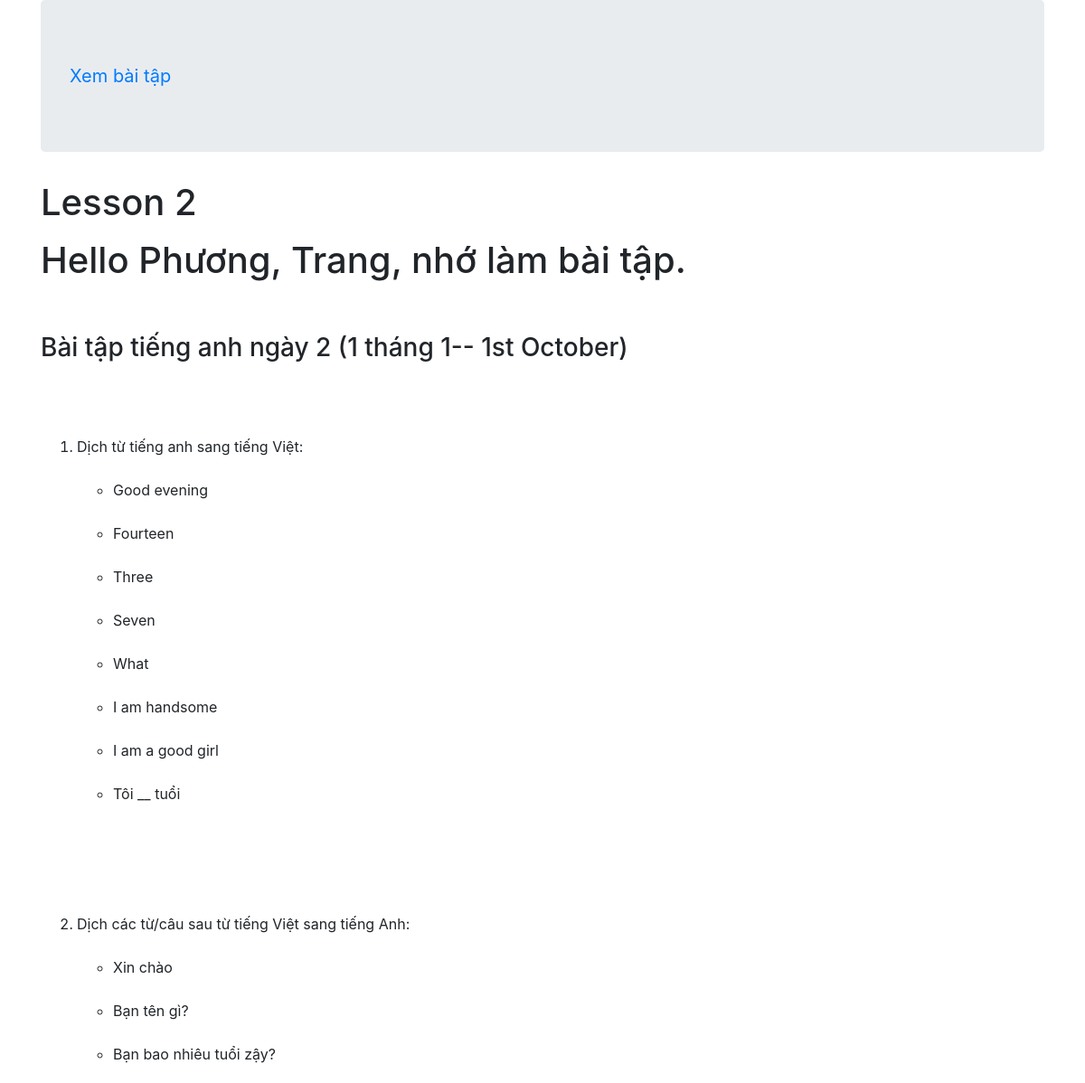
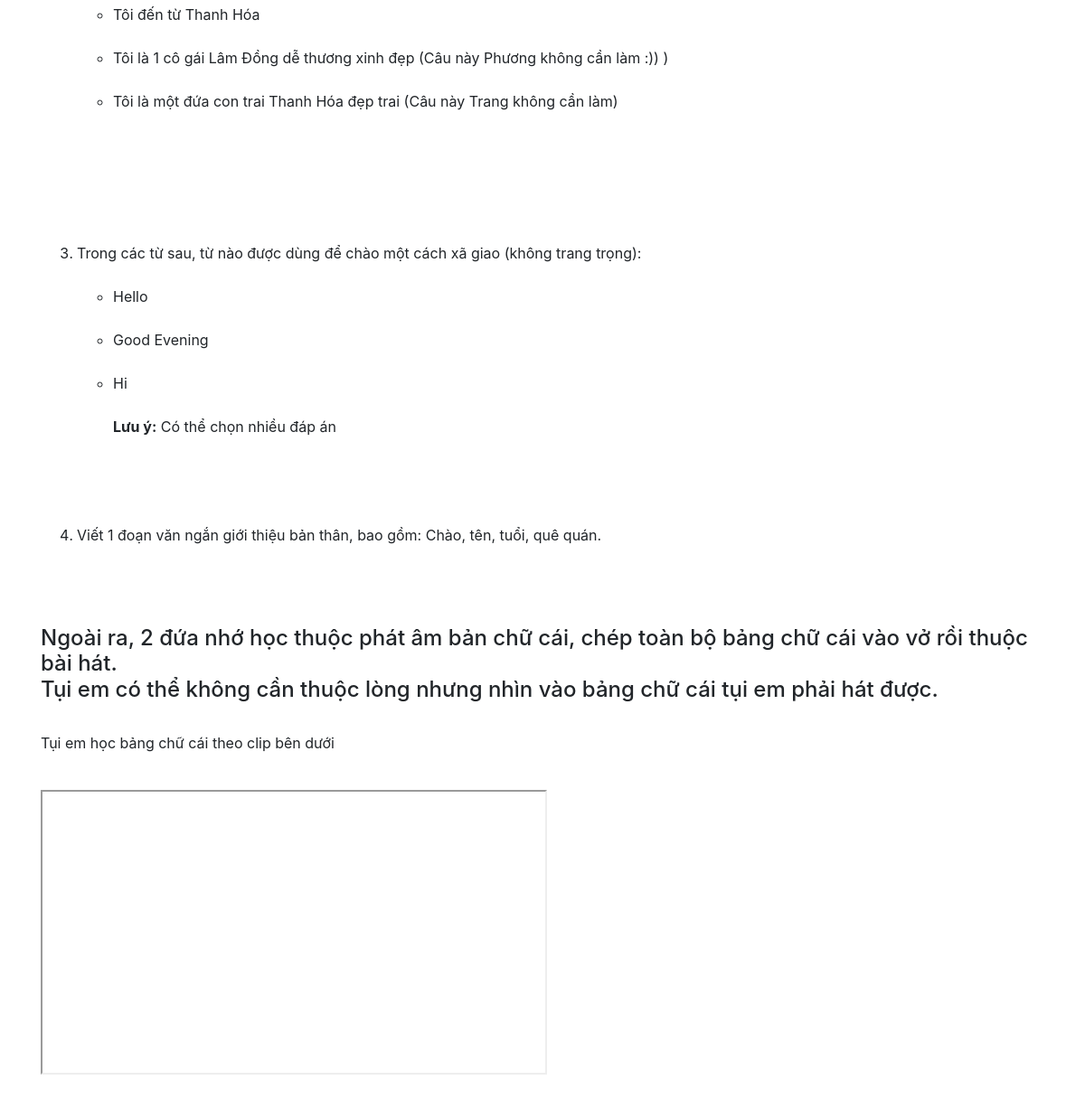
/homeworks/1/, run on the app's committed database (2 pictures, top to bottom).
### my_app/models.py (models this page shows, shortened)
class Homework(models.Model):
    lecture = models.CharField( max_length=50)
    questions = models.TextField(null = True)
    question_img = models.ImageField( upload_to='homeworks', null='True', blank = 'True')
    answers = []

### my_app/views.py (the view)
# urls.py: path('<int:pk>/', views.HomeworkDetailView.as_view(), name='detail'),
class HomeworkDetailView(DetailView):
    model = Homework

### my_app/templates/my_app/homework_detail.html (shortened to what this page needs)
{% extends 'base.html' %}
{% block Body %}
 <h1> {{homework.lecture}} </h1>
 <p> {{homework.questions|safe|linebreaksbr}} </p>
{% endblock Body %}

### data on the page
Homework: lecture "Lesson 2", questions "Hello Phương, Trang, nhớ làm bài tập. Bài tập tiếng anh ngày 2 (1 tháng 1-- 1st October) Dịch từ tiếng anh sang tiếng Việt: Good evening Fourteen Three Seven What I am handsome I am a good girl Tôi __ tuổi Dịch các từ/câu sau từ tiếng Việt sang tiếng Anh: Xin chào Bạn tên gì? Bạn bao nhiêu tuổi zậy? Tôi đến từ Thanh Hóa Tôi là 1 cô gái Lâm Đồng dễ thương xinh đẹp (Câu này Phương không cần làm :)) ) Tôi là một đứa con trai Thanh Hóa đẹp trai (Câu này Trang không cần làm) Trong các từ sau, từ nào được dùng để chào một cách xã giao (không trang trọng): Hello Good Evening Hi Lưu ý: Có thể chọn nhiều đáp án Viết 1 đoạn văn ngắn giới thiệu bản thân, bao gồm: Chào, tên, tuổi, quê quán. Ngoài ra, 2…"
